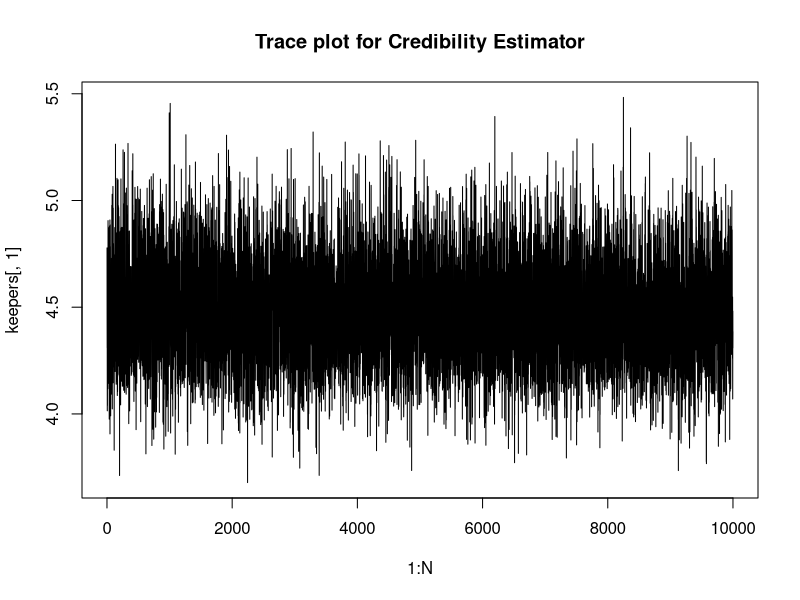
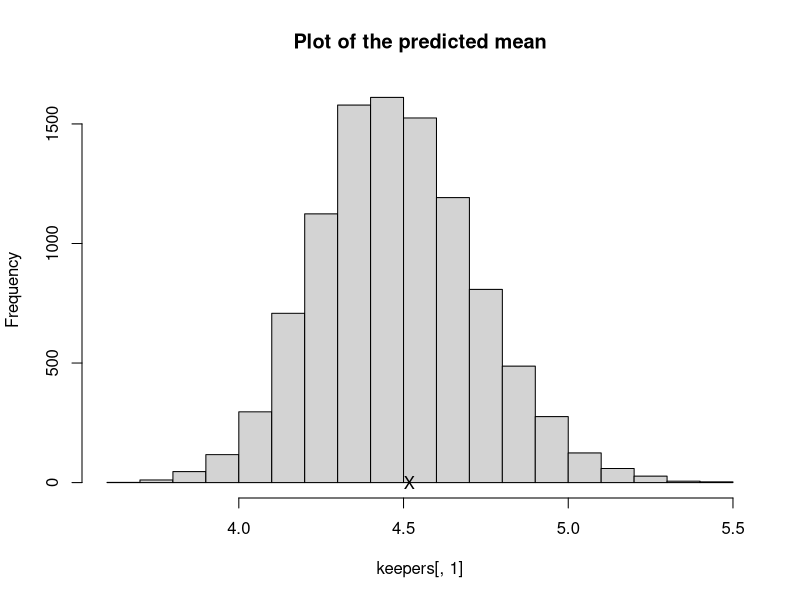
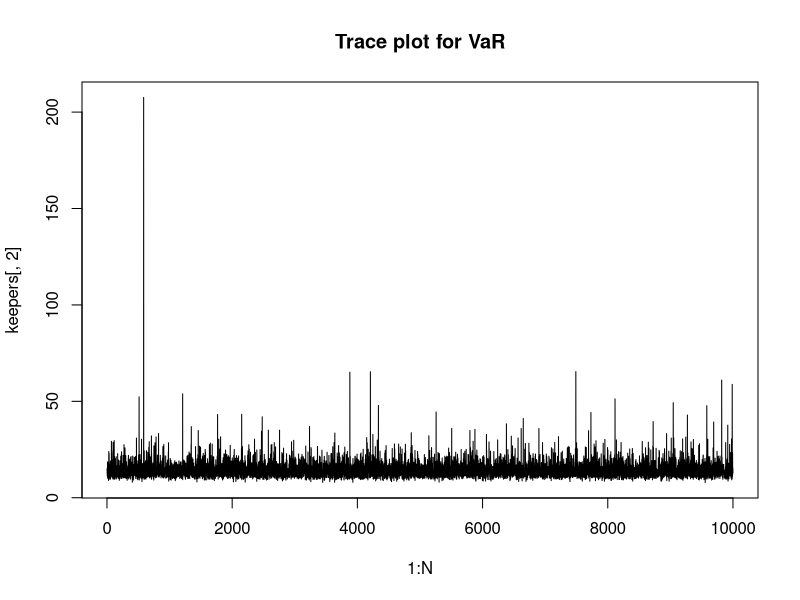
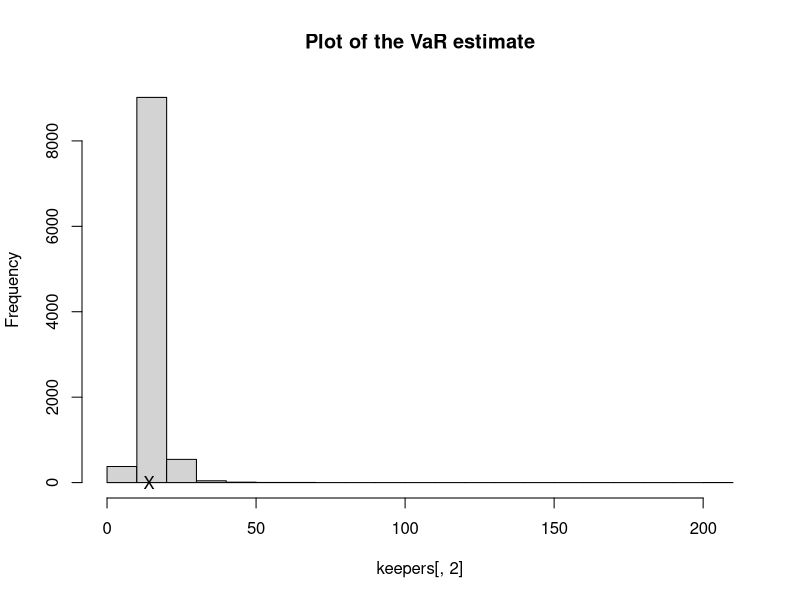
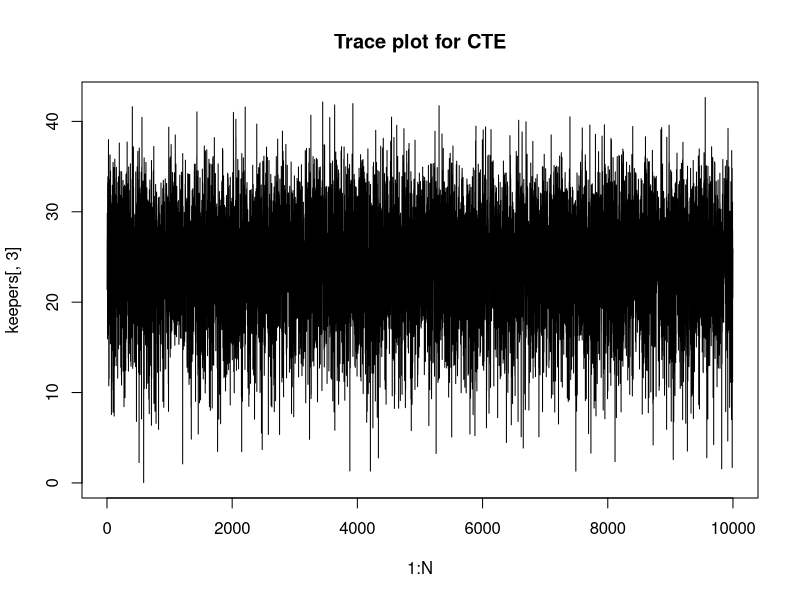
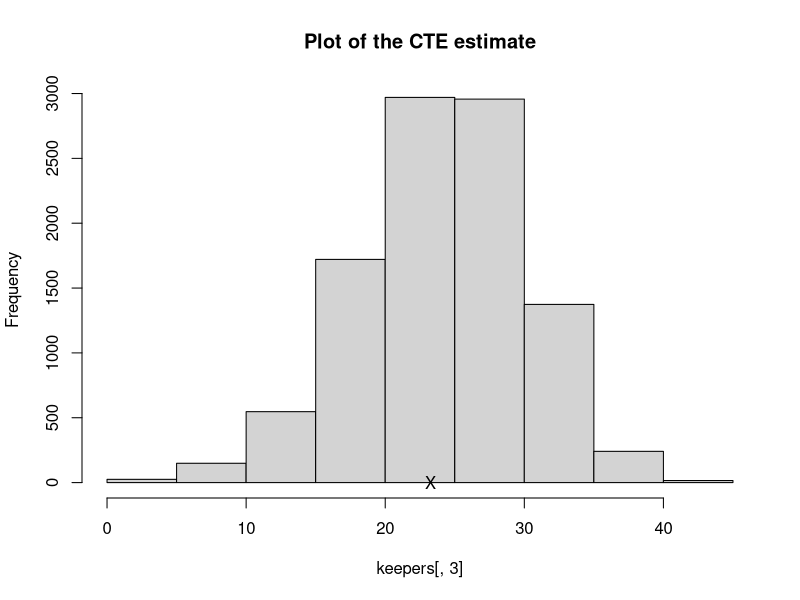
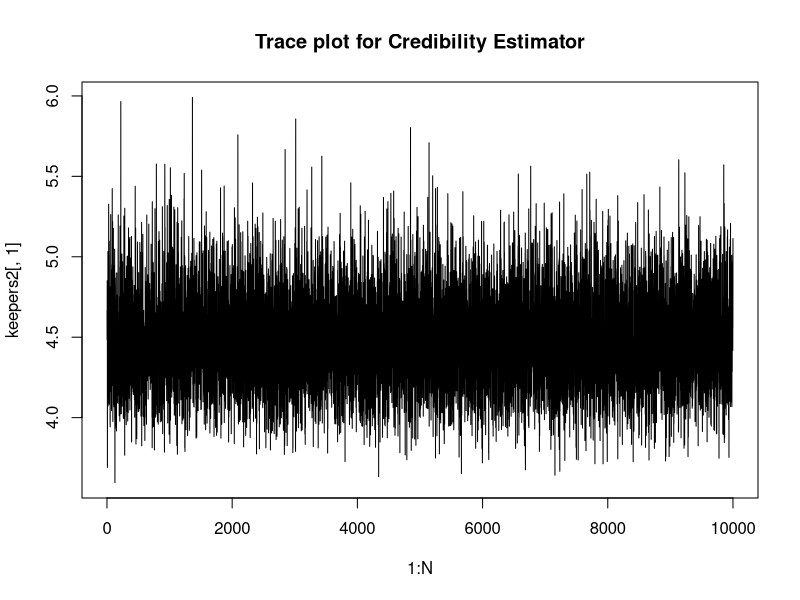
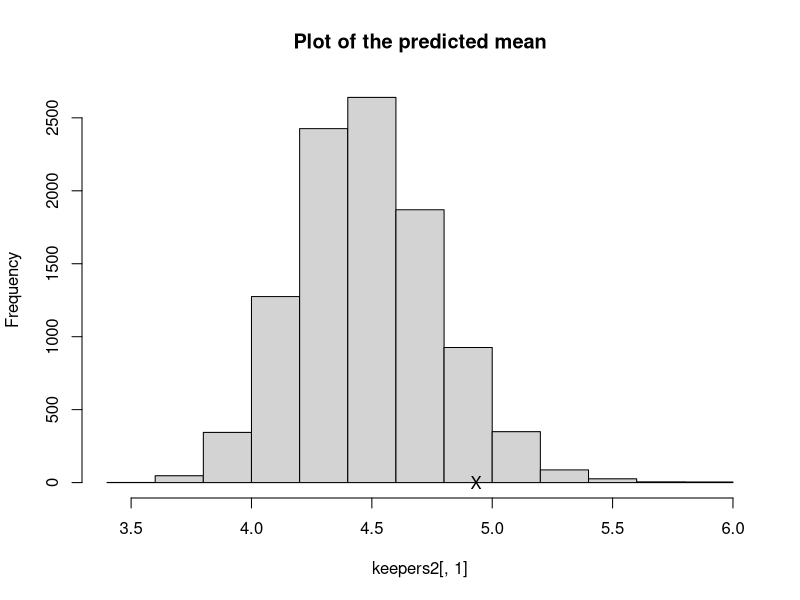

The R source for these figures, in order:
##################################
# Fitting A Correct Model 
# Lognormal Data / Lognormal Model 
##################################
## only estimating the mean 

## defining parameters
set.seed(53)
n <- c(600, 400, 200)

## Generate data based on different sample sizes
X1 <- rlnorm(n[1], meanlog=1, sdlog=1) 
X2 <- rlnorm(n[2], meanlog=1, sdlog=1)
X3 <- rlnorm(n[3], meanlog=1, sdlog=1)

# grid1 <- seq(0,29.95/3,.05/3)
# grid2 <- seq(0,19.95/2,.05/2)
# grid3 <- seq(0,9.95,.05)

#X should be concentrating around 4.48. 
# Not sure if we need this, since we have it below.(In histogram)
# dpost1 <- plot(grid1, dlnorm(grid1, 1, 1), type = "l", xlab = "Mean Parameter Estimate", ylab = "f(x)",
#                main = "Parameter Estimation under Bayesian Framework")
# lines(density(X1), col = "Red", lty = 2, lwd = 5)
# points(4.48, 0, pch = "X")
# dpost2 <- plot(grid2, dlnorm(grid2, 1, 1), type = "l", xlab = "Mean Parameter Estimate", ylab = "f(x)",
#                main = "Parameter Estimation under Bayesian Framework")
# lines(density(X2), col = "Green", lty = 3, lwd = 5)
# points(4.48, 0, pch = "X")
# dpost3 <- plot(grid3, dlnorm(grid3, 1, 1), type = "l", xlab = "Mean Parameter Estimate", ylab = "f(x)",
#                main = "Parameter Estimation under Bayesian Framework")
# lines(density(X3), col = "Blue", lty = 4, lwd = 5)
# points(4.48, 0, pch = "X")

## Trying to calculate VaR and CTE
VaR.hat <- qlnorm(0.95, meanlog=1, sdlog=1)
d <- function(x){exp(-(log(x)-1)^2/2)/(sqrt(2*pi))}
CTE.hat <- integrate(d, lower=VaR.hat, upper=Inf)$value/0.05

N <- 10000
keepers <- matrix(0, N, 3)
keepers2 <- matrix(0, N, 3)
keepers3 <- matrix(0, N, 3)
#mean

#we know arithmetic mean and variance. 
#result found on wikipedia.(Lognormal Distribution)
#want to use this to get the meanlog = 1 and sdlog = 1 for VaR.star
location <- log(1/sqrt(1+1))
shape <- sqrt(log(1+1))

for (i in 1:N) {
  Y <- rlnorm(n[1], meanlog=1, sdlog=1)
  mu <- mean(Y)
  Z <- rlnorm(n[1], location, shape)
  VaR.star <- qlnorm(0.95, meanlog = mean(Z), sdlog = sqrt(var(Z)))
  CTE.star <- integrate(d, lower=VaR.star, upper=Inf)$value/0.05
  keepers[i,] <- c(mu,VaR.star,CTE.star)
}

for (j in 1:N) {
  Y2 <- rlnorm(n[2], meanlog=1, sdlog=1)
  mu2 <- mean(Y2)
  Z2 <- rlnorm(n[2], location, shape)
  VaR.star2 <- qlnorm(0.95, meanlog = mean(Z2), sdlog = sqrt(var(Z2)))
  CTE.star2 <- integrate(d, lower=VaR.star2, upper=Inf)$value/0.05
  keepers2[j,] <- c(mu2,VaR.star2,CTE.star2)
}

for (k in 1:N) {
  Y3 <- rlnorm(n[3], meanlog=1, sdlog=1)
  mu3 <- mean(Y3)
  Z3 <- rlnorm(n[3], location, shape)
  VaR.star3 <- qlnorm(0.95, meanlog = mean(Z3), sdlog = sqrt(var(Z3)))
  CTE.star3 <- integrate(d, lower=VaR.star3, upper=Inf)$value/0.05
  keepers3[k,] <- c(mu3,VaR.star3,CTE.star3)
}

## Plots for sample size of 600
plot(1:N, keepers[,1], type="l", main="Trace plot for Credibility Estimator")
hist(keepers[,1], main="Plot of the predicted mean")
points(mean(X1), 0, pch = "X") #predictive mean

plot(1:N, keepers[,2], type="l", main="Trace plot for VaR")
hist(keepers[,2], main="Plot of the VaR estimate")
points(VaR.hat, 0, pch = "X") #predicted VaR estimate

plot(1:N, keepers[,3], type="l", main="Trace plot for CTE")
hist(keepers[,3], main="Plot of the CTE estimate")
points(CTE.hat, 0, pch = "X") #predicted CTE estimate

## Plots for sample size of 400
plot(1:N, keepers2[,1], type="l", main="Trace plot for Credibility Estimator")
hist(keepers2[,1], main="Plot of the predicted mean")
points(mean(X2), 0, pch = "X") #predictive mean

plot(1:N, keepers2[,2], type="l", main="Trace plot for VaR")
hist(keepers2[,2], main="Plot of the VaR estimate")
points(VaR.hat, 0, pch = "X") #predicted VaR estimate

plot(1:N, keepers2[,3], type="l", main="Trace plot for CTE")
hist(keepers2[,3], main="Plot of the CTE estimate")
points(CTE.hat, 0, pch = "X") #predicted CTE estimate

## Plots for sample size of 200
plot(1:N, keepers3[,1], type="l", main="Trace plot for Credibility Estimator")
hist(keepers3[,1], main="Plot of the predicted mean")
points(mean(X3), 0, pch = "X") #predictive mean

plot(1:N, keepers3[,2], type="l", main="Trace plot for VaR")
hist(keepers3[,2], main="Plot of the VaR estimate")
points(VaR.hat, 0, pch = "X") #predicted VaR estimate

plot(1:N, keepers3[,3], type="l", main="Trace plot for CTE")
hist(keepers3[,3], main="Plot of the CTE estimate")
points(CTE.hat, 0, pch = "X") #predicted CTE estimate

